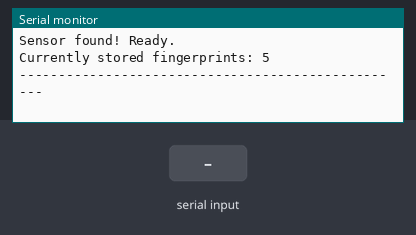
The sketch below on a simulated ESP32. Parts: the last lines printed to the serial monitor. The test bench sets the inputs (shaded band).

Above: at 3.2 s.
3.3 s: "WIPE\n" received over Serial
At 4.5 s:
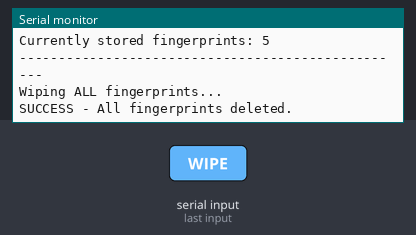
4.8 s: "90,45\n" received over Serial
At 5.8 s:
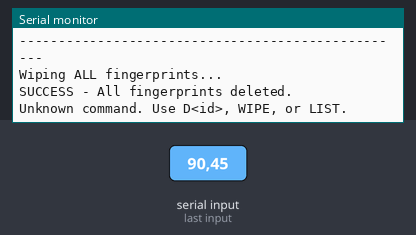
6.3 s: "D90\n" received over Serial
At 7.0 s:
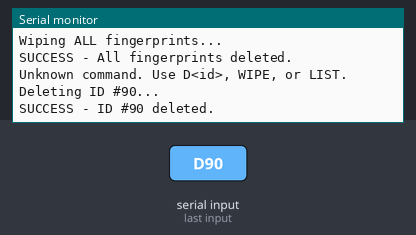
7.8 s: "D,45\n" received over Serial
At 8.2 s:
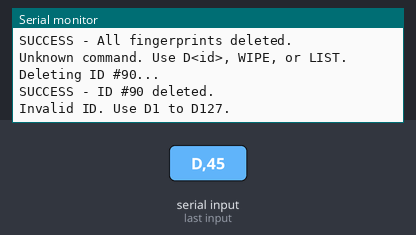

Measured:
- after the input at 3.3 s, the serial monitor: prints a new line at once (image 1)
- after the input at 4.8 s, the serial monitor: prints a new line at once (image 2)
- after the input at 6.3 s, the serial monitor: prints a new line at once (image 3)
- after the input at 7.8 s, the serial monitor: prints a new line at once (image 4)

The sketch:

delete.ino
```cpp
/************************************************************************************
 *  AS608 Fingerprint - Delete Utility
 *  ESP32 WROOM-32 with Screw Terminal Shield
 *
 *  Wiring (confirmed working):
 *    Sensor V+ (purple) -> Shield V terminal
 *    Sensor GND (blue)  -> Shield G terminal
 *    Sensor TX (orange) -> Shield S terminal, D14 row
 *    Sensor RX (white)  -> Shield S terminal, D27 row
 *
 *  HOW TO USE:
 *    Open Serial Monitor at 115200 baud, line ending set to "Newline"
 *
 *    To delete ONE fingerprint:
 *      Type:  D1    <- deletes ID #1
 *      Type:  D5    <- deletes ID #5
 *
 *    To wipe ALL fingerprints:
 *      Type:  WIPE
 *
 *    To list how many fingerprints are stored:
 *      Type:  LIST
 ************************************************************************************/

#include <Adafruit_Fingerprint.h>
#include <HardwareSerial.h>

#define FINGERPRINT_RX 14
#define FINGERPRINT_TX 27

HardwareSerial mySerial(2);
Adafruit_Fingerprint finger = Adafruit_Fingerprint(&mySerial);

void setup() {
  Serial.begin(115200);
  delay(1000);

  Serial.println("\n\nAS608 Fingerprint Delete Utility");
  Serial.println("Commands:");
  Serial.println("  D<id>  -> Delete specific ID  (example: D1, D5, D10)");
  Serial.println("  WIPE   -> Delete ALL fingerprints");
  Serial.println("  LIST   -> Show how many fingerprints are stored");
  Serial.println("--------------------------------------------------");

  mySerial.begin(57600, SERIAL_8N1, FINGERPRINT_RX, FINGERPRINT_TX);
  finger.begin(57600);

  if (finger.verifyPassword()) {
    Serial.println("Sensor found! Ready.");
  } else {
    Serial.println("Sensor not found :( Check wiring.");
    while (1) { delay(1); }
  }

  // Show count on startup
  finger.getTemplateCount();
  Serial.print("Currently stored fingerprints: ");
  Serial.println(finger.templateCount);
  Serial.println("--------------------------------------------------");
}

void loop() {
  if (Serial.available()) {
    String input = Serial.readStringUntil('\n');
    input.trim();
    input.toUpperCase();

    if (input == "WIPE") {
      Serial.println("Wiping ALL fingerprints...");
      if (finger.emptyDatabase() == FINGERPRINT_OK) {
        Serial.println("SUCCESS - All fingerprints deleted.");
      } else {
        Serial.println("FAILED - Could not wipe database.");
      }

    } else if (input == "LIST") {
      finger.getTemplateCount();
      Serial.print("Currently stored fingerprints: ");
      Serial.println(finger.templateCount);

    } else if (input.startsWith("D")) {
      String numStr = input.substring(1);
      uint8_t id = numStr.toInt();
      if (id == 0 || id > 127) {
        Serial.println("Invalid ID. Use D1 to D127.");
        return;
      }
      Serial.print("Deleting ID #");
      Serial.print(id);
      Serial.println("...");
      if (finger.deleteModel(id) == FINGERPRINT_OK) {
        Serial.print("SUCCESS - ID #");
        Serial.print(id);
        Serial.println(" deleted.");
      } else {
        Serial.print("FAILED - Could not delete ID #");
        Serial.println(id);
        Serial.println("(It may not exist in memory)");
      }

    } else {
      Serial.println("Unknown command. Use D<id>, WIPE, or LIST.");
    }
  }
}
```
